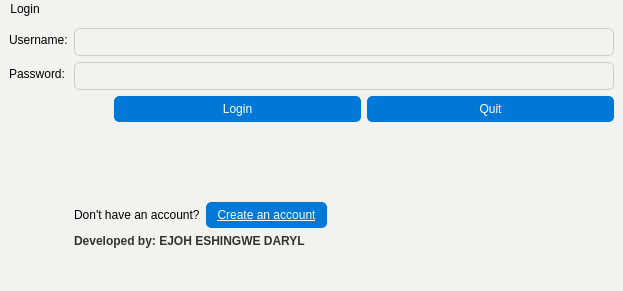
<?xml version="1.0" encoding="UTF-8"?>
<ui version="4.0">
 <class>LoginWindow</class>
 <widget class="QMainWindow" name="LoginWindow">
  <property name="geometry">
   <rect>
    <x>0</x>
    <y>0</y>
    <width>623</width>
    <height>291</height>
   </rect>
  </property>
  <property name="windowTitle">
   <string>MainWindow</string>
  </property>
  <property name="styleSheet">
   <string notr="true">background-color:  #f2f2f0;
border-radius: 10px;</string>
  </property>
  <widget class="QWidget" name="centralwidget">
   <layout class="QFormLayout" name="formLayout">
    <item row="0" column="0">
     <widget class="QLabel" name="label">
      <property name="text">
       <string>Username:</string>
      </property>
     </widget>
    </item>
    <item row="0" column="1">
     <widget class="QLineEdit" name="lineEdit_username">
      <property name="styleSheet">
       <string notr="true">padding: 5px;
border: 1px solid #ccc;
border-radius: 5px;</string>
      </property>
     </widget>
    </item>
    <item row="1" column="0">
     <widget class="QLabel" name="label_4">
      <property name="text">
       <string>Password:</string>
      </property>
     </widget>
    </item>
    <item row="1" column="1">
     <widget class="QLineEdit" name="lineEdit_password">
      <property name="styleSheet">
       <string notr="true">padding: 5px;
border: 1px solid #ccc;
border-radius: 5px;</string>
      </property>
      <property name="echoMode">
       <enum>QLineEdit::Password</enum>
      </property>
     </widget>
    </item>
    <item row="2" column="1">
     <layout class="QHBoxLayout" name="horizontalLayout_3">
      <item>
       <spacer name="horizontalSpacer">
        <property name="orientation">
         <enum>Qt::Horizontal</enum>
        </property>
        <property name="sizeType">
         <enum>QSizePolicy::Minimum</enum>
        </property>
        <property name="sizeHint" stdset="0">
         <size>
          <width>40</width>
          <height>20</height>
         </size>
        </property>
       </spacer>
      </item>
      <item>
       <widget class="QPushButton" name="pushButton_login">
        <property name="styleSheet">
         <string notr="true">padding: 5px 10px;
border: 1px solid #0078d7;
border-radius: 5px;
background-color: #0078d7;
color: white;</string>
        </property>
        <property name="text">
         <string>Login</string>
        </property>
       </widget>
      </item>
      <item>
       <widget class="QPushButton" name="pushButton_quit">
        <property name="styleSheet">
         <string notr="true">padding: 5px 10px;
border: 1px solid #0078d7;
border-radius: 5px;
background-color: #0078d7;
color: white;</string>
        </property>
        <property name="text">
         <string>Quit</string>
        </property>
       </widget>
      </item>
     </layout>
    </item>
    <item row="3" column="1">
     <layout class="QHBoxLayout" name="horizontalLayout_4">
      <item>
       <widget class="QLabel" name="label_2">
        <property name="text">
         <string>Don't have an account?</string>
        </property>
       </widget>
      </item>
      <item>
       <widget class="QPushButton" name="pushButton_sigUp">
        <property name="styleSheet">
         <string notr="true">color: blue;
text-decoration: underline;
padding: 5px 10px;
border: 1px solid #0078d7;
border-radius: 5px;
background-color: #0078d7;
color: white;</string>
        </property>
        <property name="text">
         <string>Create an account</string>
        </property>
       </widget>
      </item>
      <item>
       <spacer name="horizontalSpacer_2">
        <property name="orientation">
         <enum>Qt::Horizontal</enum>
        </property>
        <property name="sizeHint" stdset="0">
         <size>
          <width>40</width>
          <height>20</height>
         </size>
        </property>
       </spacer>
      </item>
     </layout>
    </item>
    <item row="4" column="1">
     <widget class="QLabel" name="label_developer">
      <property name="styleSheet">
       <string notr="true">font-weight: bold;
color: #333;</string>
      </property>
      <property name="text">
       <string>Developed by: EJOH ESHINGWE DARYL</string>
      </property>
     </widget>
    </item>
    <item row="2" column="0">
     <widget class="QLabel" name="label_logo">
      <property name="styleSheet">
       <string notr="true">background-repeat: no-repeat;
background-position: center;
min-height: 100px;</string>
      </property>
      <property name="text">
       <string/>
      </property>
     </widget>
    </item>
   </layout>
  </widget>
  <widget class="QMenuBar" name="menubar">
   <property name="geometry">
    <rect>
     <x>0</x>
     <y>0</y>
     <width>623</width>
     <height>22</height>
    </rect>
   </property>
   <widget class="QMenu" name="menuLogin">
    <property name="title">
     <string>Login</string>
    </property>
   </widget>
   <addaction name="menuLogin"/>
  </widget>
  <widget class="QStatusBar" name="statusbar"/>
 </widget>
 <resources/>
 <connections/>
</ui>
